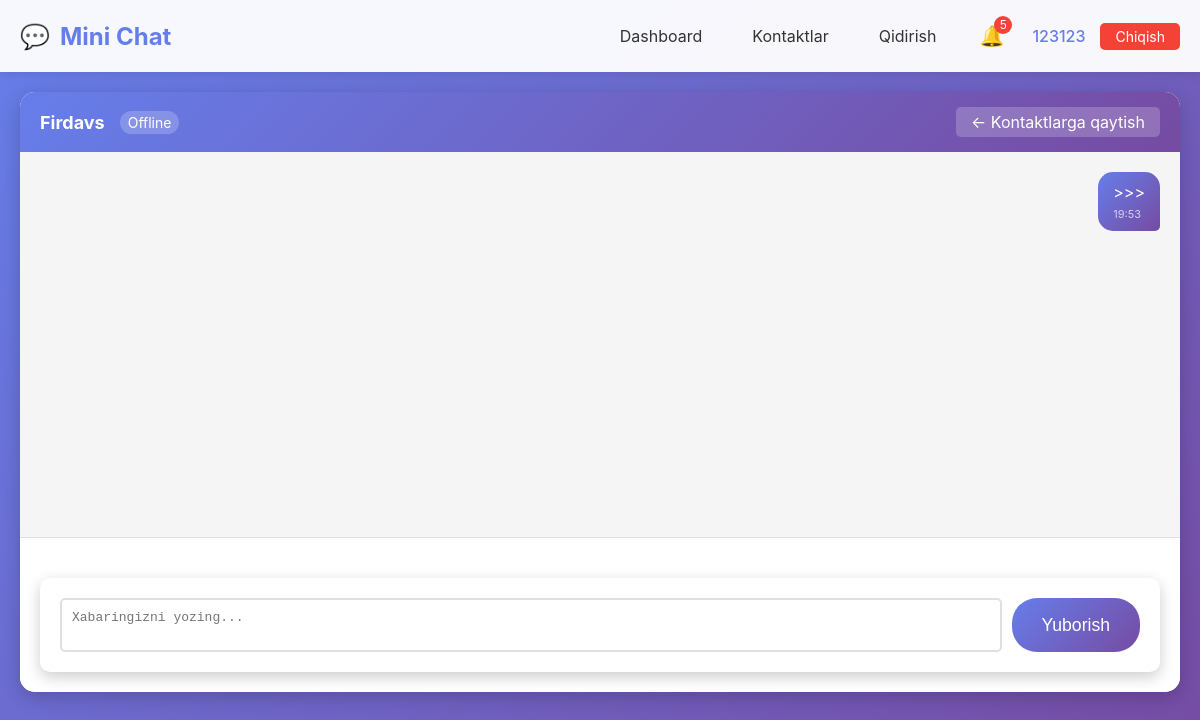
Page /chat/1 (signed in) on the committed database.
### models.py (models this page shows, shortened)
class User(UserMixin, db.Model):
    __tablename__ = 'user'
    id = db.Column(db.Integer, primary_key=True)
    username = db.Column(db.String(80), unique=True, nullable=False)
    email = db.Column(db.String(120), unique=True, nullable=False)
    password_hash = db.Column(db.String(200), nullable=False)
    first_name = db.Column(db.String(50))
    last_name = db.Column(db.String(50))
    bio = db.Column(db.Text, nullable=True)
    profile_pic = db.Column(db.String(200), default='default.jpg')
    is_online = db.Column(db.Boolean, default=False)
    last_seen = db.Column(db.DateTime, default=datetime.now)
    created_at = db.Column(db.DateTime, default=datetime.now)
    sent_messages = db.relationship('Message',
                                   foreign_keys='Message.sender_id',
                                   backref='sender',
                                   lazy='dynamic')
    received_messages = db.relationship('Message',
                                      foreign_keys='Message.receiver_id',
                                      backref='receiver',
                                      lazy='dynamic')
    contact_list = db.relationship('User',
                                 secondary=contacts,
                                 primaryjoin=(contacts.c.user_id == id),
                                 secondaryjoin=(contacts.c.contact_id == id),
                                 backref=db.backref('added_by', lazy='dynamic'),
                                 lazy='dynamic')
    def is_contact(self, user):
        return self.contact_list.filter(contacts.c.contact_id == user.id).count() > 0

class Message(db.Model):
    __tablename__ = 'message'
    id = db.Column(db.Integer, primary_key=True)
    sender_id = db.Column(db.Integer, db.ForeignKey('user.id'), nullable=False)
    receiver_id = db.Column(db.Integer, db.ForeignKey('user.id'), nullable=False)
    content = db.Column(db.Text, nullable=False)
    timestamp = db.Column(db.DateTime, default=datetime.now)
    is_read = db.Column(db.Boolean, default=False)

### app.py (the view)
@app.route('/chat/<int:user_id>', methods=['GET', 'POST'])
@login_required
def chat(user_id):
    other_user = User.query.get_or_404(user_id)
    if not current_user.is_contact(other_user) and other_user != current_user:
        flash('Faqat kontaktlaringiz bilan chat qilishingiz mumkin.', 'warning')
        return redirect(url_for('contacts'))
    form = MessageForm()
    if form.validate_on_submit():
        message = Message(
            sender_id=current_user.id,
            receiver_id=other_user.id,
            content=form.content.data
        )
        db.session.add(message)
        db.session.commit()
        notification = Notification(
            user_id=other_user.id,
            message=f"{current_user.username} sizga yangi xabar yubordi",
            type='message',
            link=url_for('chat', user_id=current_user.id, _external=True)
        )
        db.session.add(notification)
        db.session.commit()
        if request.headers.get('X-Requested-With') == 'XMLHttpRequest':
            return jsonify({'success': True})
        return redirect(url_for('chat', user_id=user_id))
    else:
        errors = '; '.join([error for field in form.errors for error in field])
        if request.headers.get('X-Requested-With') == 'XMLHttpRequest':
            return jsonify({'success': False, 'error': errors})
    unread_messages = Message.query.filter_by(
        sender_id=other_user.id,
        receiver_id=current_user.id,
        is_read=False
    ).all()
    for message in unread_messages:
        message.is_read = True
    db.session.commit()
    messages = Message.query.filter(
        ((Message.sender_id == current_user.id) & (Message.receiver_id == other_user.id)) |
        ((Message.sender_id == other_user.id) & (Message.receiver_id == current_user.id))
    ).order_by(Message.timestamp).all()
    flashed_messages = get_flashed_messages(with_categories=True)
    return render_template('chat.html',
                         form=form,
                         messages=messages,
                         other_user=other_user,
                         flashed_messages=flashed_messages)

### forms.py
class MessageForm(FlaskForm):
    content = TextAreaField('Xabar', validators=[DataRequired(), Length(max=1000)])
    submit = SubmitField('Yuborish')

### app.py (called while the page is built)
@login_manager.user_loader
def load_user(user_id):
    return User.query.get(int(user_id))

### templates/chat.html (shortened to what this page needs)
{% extends "base.html" %}
{% block content %}
<div class="chat-room">
    <div class="chat-header">
        <div class="chat-user-info">
            <span class="chat-username">{{ other_user.first_name or other_user.username }}</span>
            <span class="chat-status {% if other_user.is_online %}online{% endif %}">
                {{ "Online" if other_user.is_online else "Offline" }}
            </span>
        </div>
        <a href="{{ url_for('contacts') }}" class="back-btn">← Kontaktlarga qaytish</a>
    </div>
    <div class="messages-container" id="messagesContainer">
        {% if messages %}
            {% for message in messages %}
                <div class="message-wrapper {% if message.sender_id == current_user.id %}sent{% else %}received{% endif %}">
                    <div class="message-bubble">
                        <div class="message-content">{{ message.content }}</div>
                        <div class="message-time">{{ message.timestamp.strftime('%H:%M') }}</div>
                    </div>
                </div>
            {% endfor %}
        {% else %}
            <div class="empty-chat">
                <p>Hali xabarlar yo'q. Birinchi xabarni yozing!</p>
            </div>
        {% endif %}
    </div>
    <div class="message-input-container">
        <form id="messageForm" method="POST" action="" class="message-form">
            <div class="input-group">
                {{ form.content(id="messageInput", class="form-control", placeholder="Xabaringizni yozing...", rows="2") }}
                <button type="submit" class="send-btn">Yuborish</button>
            </div>
        </form>
    </div>
</div>
{% endblock %}

### templates/base.html (shortened to what this page needs)
<!DOCTYPE html>
<html lang="uz">
<head>
    <link rel="stylesheet" href="{{ url_for('static', filename='style.css') }}">
</head>
<body>
    <nav class="navbar">
        <div class="nav-container">
            <div class="nav-brand">
                <a href="{{ url_for('index') }}" class="brand-link">
                    <span class="brand-icon">💬</span>
                    <span class="brand-text">Mini Chat</span>
                </a>
            </div>
            <div class="nav-menu">
                {% if current_user.is_authenticated %}
                    <a href="{{ url_for('dashboard') }}" class="nav-link">Dashboard</a>
                    <a href="{{ url_for('contacts') }}" class="nav-link">Kontaktlar</a>
                    <a href="{{ url_for('search_users') }}" class="nav-link">Qidirish</a>
                    <div class="notifications-dropdown">
                        <button class="notifications-btn" onclick="toggleNotifications()">
                            🔔
                            <span class="notification-badge" id="notificationBadge">0</span>
                        </button>
                    </div>
                    <div class="user-menu">
                        <span class="username">{{ current_user.username }}</span>
                        <a href="{{ url_for('logout') }}" class="logout-btn">Chiqish</a>
                    </div>
                {% else %}
                    <a href="{{ url_for('login') }}" class="nav-link">Kirish</a>
                    <a href="{{ url_for('register') }}" class="nav-link register-btn">Ro'yxatdan o'tish</a>
                {% endif %}
            </div>
        </div>
    </nav>
    <main class="main-content">
        <div class="container">
            {% block content %}{% endblock %}
        </div>
    </main>
</body>
</html>

### static/style.css (style rules this page uses)
* { margin: 0; padding: 0; box-sizing: border-box; }
body { font-family: -apple-system, BlinkMacSystemFont, 'Segoe UI', Roboto, Oxygen, Ubuntu, sans-serif; background: linear-gradient(135deg, #667eea 0%, #764ba2 100%); min-height: 100vh; color: #333; }
.container { max-width: 1200px; margin: 0 auto; padding: 20px; }
.username { font-weight: bold; color: #667eea; }
.message-form { background: white; border-radius: 10px; padding: 20px; margin-top: 20px; box-shadow: 0 5px 15px rgba(0,0,0,0.2); }
.form-control { width: 100%; padding: 10px; border: 2px solid #e0e0e0; border-radius: 5px; font-size: 1em; transition: border-color 0.3s; }
textarea.form-control { resize: none; }
.send-btn { background: linear-gradient(135deg, #667eea 0%, #764ba2 100%); color: white; border: none; padding: 12px 30px; border-radius: 25px; font-size: 1.1em; cursor: pointer; transition: transform 0.3s; }
.chat-room { background: white; border-radius: 15px; overflow: hidden; box-shadow: 0 5px 20px rgba(0,0,0,0.2); height: calc(100vh - 200px); display: flex; flex-direction: column; }
.chat-header { background: linear-gradient(135deg, #667eea 0%, #764ba2 100%); color: white; padding: 15px 20px; display: flex; justify-content: space-between; align-items: center; }
.chat-user-info { display: flex; align-items: center; gap: 15px; }
.chat-username { font-size: 18px; font-weight: bold; }
.chat-status { font-size: 14px; padding: 3px 8px; background: rgba(255,255,255,0.2); border-radius: 12px; }
.back-btn { color: white; text-decoration: none; background: rgba(255,255,255,0.2); padding: 5px 15px; border-radius: 5px; transition: background 0.3s; }
.messages-container { flex: 1; overflow-y: auto; padding: 20px; background: #f5f5f5; }
.message-wrapper { margin-bottom: 15px; display: flex; }
.message-wrapper.sent { justify-content: flex-end; }
.message-bubble { max-width: 70%; padding: 10px 15px; border-radius: 15px; position: relative; }
.message-wrapper.sent .message-bubble { background: linear-gradient(135deg, #667eea 0%, #764ba2 100%); color: white; border-bottom-right-radius: 5px; }
.message-time { font-size: 11px; margin-top: 5px; opacity: 0.7; }
.message-input-container { padding: 20px; background: white; border-top: 1px solid #e0e0e0; }
.input-group { display: flex; gap: 10px; }
.input-group .form-control { flex: 1; resize: none; }
.notifications-dropdown { position: relative; display: inline-block; }
.notifications-btn { background: transparent; border: none; font-size: 20px; cursor: pointer; position: relative; padding: 8px; }
.notification-badge { position: absolute; top: 0; right: 0; background: #f44336; color: white; font-size: 12px; padding: 2px 5px; border-radius: 10px; min-width: 18px; text-align: center; }
.navbar { background: rgba(255, 255, 255, 0.95); box-shadow: 0 2px 10px rgba(0,0,0,0.1); position: sticky; top: 0; z-index: 1000; }
.nav-container { max-width: 1200px; margin: 0 auto; padding: 1rem 20px; display: flex; justify-content: space-between; align-items: center; }
.nav-brand .brand-link { display: flex; align-items: center; gap: 10px; text-decoration: none; font-size: 1.5rem; font-weight: bold; color: #667eea; }
.nav-menu { display: flex; gap: 20px; align-items: center; }
.nav-link { text-decoration: none; color: #333; padding: 8px 15px; border-radius: 5px; transition: all 0.3s; }
.user-menu { display: flex; align-items: center; gap: 15px; }
.username { font-weight: 500; color: #667eea; }
.logout-btn { background: #f44336; color: white; padding: 5px 15px; border-radius: 5px; text-decoration: none; font-size: 14px; }

### rows in the picture
User: username "123123"
User: first_name "Firdavs", is_online "Offline"
Message: content ">>>", timestamp "19:53"
